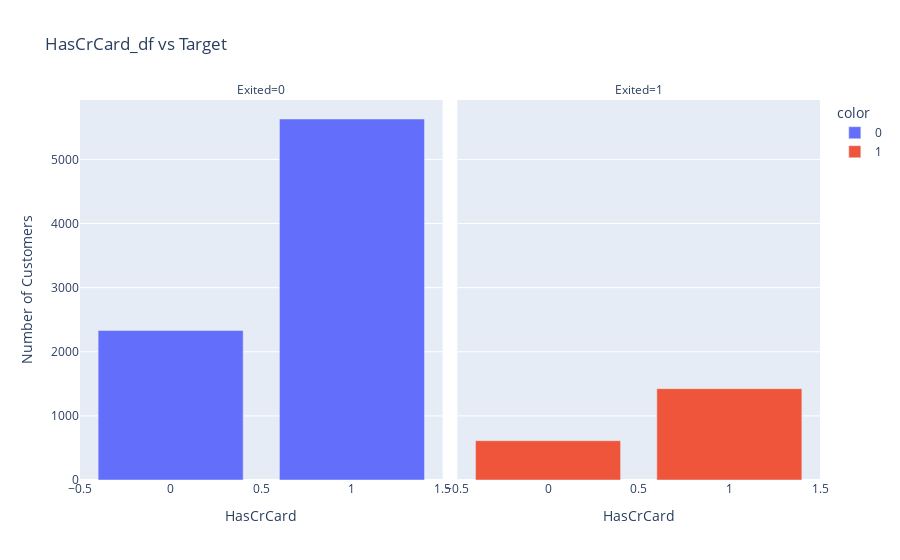

The cell this chart's notebook holds for it:
### Code cell
HasCrCard_df = pd.DataFrame(
    df[['HasCrCard', 'Exited']]
    .groupby(['Exited'])
    .value_counts()
    .reset_index()
)
# Plot HasCrCard against label
fig = px.bar(
    data_frame=HasCrCard_df, 
    x='HasCrCard', 
    y='count', 
    facet_col='Exited', 
    color=HasCrCard_df['Exited'].astype(str), 
    title='HasCrCard_df vs Target'
)

fig.update_layout(xaxis_title='HasCrCard', yaxis_title='Number of Customers')
fig.show()

### Figure 1 — Plotly figure (JSON) as saved in the notebook; plotly's stock layout.template omitted (floating-point values rounded to 4 significant figures)
{"data": [{"alignmentgroup": "True", "hovertemplate": "color=0<br>Exited=0<br>HasCrCard=%{x}<br>count=%{y}<extra></extra>", "legendgroup": "0", "marker": {"color": "#636efa", "pattern": {"shape": ""}}, "name": "0", "offsetgroup": "0", "orientation": "v", "showlegend": true, "textposition": "auto", "type": "bar", "x": [1, 0], "xaxis": "x", "y": [5630, 2332], "yaxis": "y"}, {"alignmentgroup": "True", "hovertemplate": "color=1<br>Exited=1<br>HasCrCard=%{x}<br>count=%{y}<extra></extra>", "legendgroup": "1", "marker": {"color": "#EF553B", "pattern": {"shape": ""}}, "name": "1", "offsetgroup": "1", "orientation": "v", "showlegend": true, "textposition": "auto", "type": "bar", "x": [1, 0], "xaxis": "x2", "y": [1425, 613], "yaxis": "y2"}], "layout": {"annotations": [{"font": {}, "showarrow": false, "text": "Exited=0", "x": 0.245, "xanchor": "center", "xref": "paper", "y": 1, "yanchor": "bottom", "yref": "paper"}, {"font": {}, "showarrow": false, "text": "Exited=1", "x": 0.755, "xanchor": "center", "xref": "paper", "y": 1, "yanchor": "bottom", "yref": "paper"}], "barmode": "relative", "legend": {"title": {"text": "color"}, "tracegroupgap": 0}, "title": {"text": "HasCrCard_df vs Target"}, "xaxis": {"anchor": "y", "domain": [0, 0.49], "title": {"text": "HasCrCard"}}, "xaxis2": {"anchor": "y2", "domain": [0.51, 1], "matches": "x", "title": {"text": "HasCrCard"}}, "yaxis": {"anchor": "x", "domain": [0, 1], "title": {"text": "Number of Customers"}}, "yaxis2": {"anchor": "x2", "domain": [0, 1], "matches": "y", "showticklabels": false}}}
